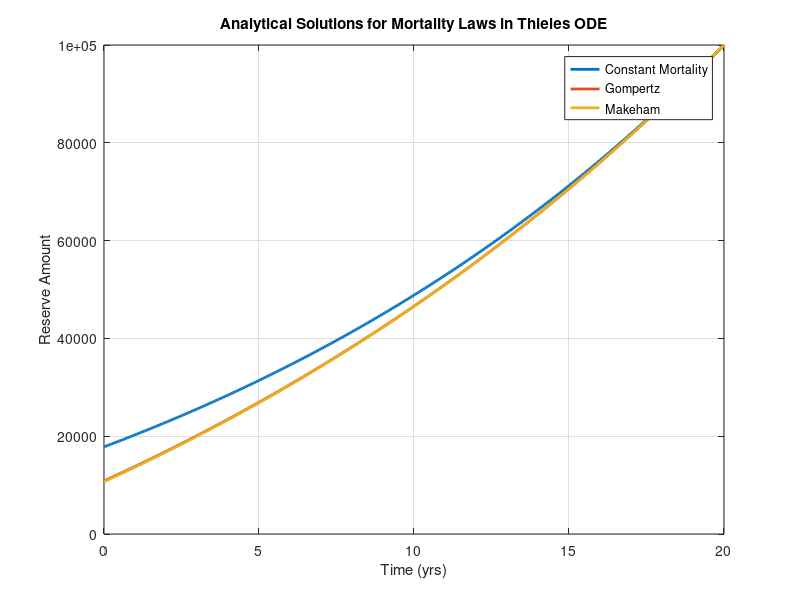

Here is the MATLAB script that generated this plot: (Note: this script raises an error after producing the figure.)
clear;
clc;
close all;
addpath('../SRC');

%% Analytical Solution for Constant Mortality
% Parameters from previous textbook example
T = 20;
S = 100000;
P = 2500;
delta = 0.04;
x = 30;

% Setting up Gompertz mortality parameters
mu_const = 0.01;

%creating timegrid
t=linspace(0,T,401);

%Setting up components
A= delta +mu_const;
B= P-mu_const*S;

% Creating exact reserve
V_exact_constant = @(t) -B/A + (S + B/A)*exp(A*(t-T));
V_constant = V_exact_constant(t);

% Find reserve at year 10, indicated year of textbook. Same as 40 years old
YR10 = find(t == 10,1);

fprintf('Constant reserve at year 10: %.10f\n',V_constant(YR10));

%% Analytical Solution for Gompertz Mortality

% Parameters from previous textbook example
T = 20;
S = 100000;
P = 2500;
delta = 0.04;
x = 30;

% Setting up Gompertz mortality parameters
B = 2.7e-6;
c = 1.124;
mu = @(t) B*c.^(x+t);

% Creating derived Integrating factor
I = @(t) exp(-delta*t - (B*c.^(x+t))/log(c));

% Creating time step grid
t = linspace(0,T,401);

% Initializing reserve array
V_exact_gompertz = zeros(1,length(t));

% Creating function for integral
full_int_gomp = @(s) I(s).*(P-S*mu(s));
% Calculate analytical reserve at each time
for n = 1:length(t)
    tn = t(n);
    % Calculating the integral from xmin=tn to xmax=T
    integral_sol_gomp = integral(full_int_gomp,tn,T);
    V_exact_gompertz(n) = (I(T)*S - integral_sol_gomp)/I(tn);
end

% Find reserve at year 10, indicated year of textbook. Same as 40 years old
YR10 = find(t == 10,1);

fprintf('Gompertz reserve at year 10: %.10f\n',V_exact_gompertz(YR10));

%%
%Analytical Solution for Makeham's
% Parameters from previous textbook example
T = 20;
S = 100000;
P = 2500;
delta = 0.04;
x = 30;

% Seeting up Gompertz mortality parameters
A = 0.00022;
B = 2.7e-6;
c = 1.124;
mu = @(t) A + B*c.^(x+t);

% Creating derived Integrating factor
I = @(t) exp(-delta*t -A*t - (B*c.^(x+t))/log(c));

% Creating time step grid
t = linspace(0,T,401);

% Initializing reserve array
V_exact_makeham = zeros(1,length(t));


% Creating function for integral
full_int_mak = @(s) I(s).*(P-S*mu(s));
% Calculate analytical reserve at each time
for n = 1:length(t)
    tn = t(n);
    % Calculating the integral from xmin=tn to xmax=T
    integral_sol_mak = integral(full_int_mak,tn,T);
    V_exact_makeham(n) = (I(T)*S - integral_sol_mak)/I(tn);
end

% Find reserve at year 10, indicated year of textbook. Same as 40 years old
YR10 = find(t == 10,1);

fprintf('Makeham reserve at year 10: %.10f\n',V_exact_makeham(YR10));

%% Plot all three analytical solutions
figure;
plot(t, V_constant, 'LineWidth',2);
hold on;
plot(t, V_exact_makeham, 'LineWidth',2);
plot(t, V_exact_gompertz, 'LineWidth',2);
xlabel('Time (yrs)');
ylabel('Reserve Amount');
title('Analytical Solutions for Mortality Laws in Thieles ODE');
legend('Constant Mortality','Gompertz','Makeham','Location','best');
grid on;
hold off;

%% Convergence Analysis 

%Define parameters
T = 20; 
delta = 0.04; 
P = 2500; 
S = 100000; 

mu_const = 0.01; 
mu = @(t) mu_const; %mu is set up as a function of t


% Test h = -0.05 first (solving backwards)
N=400;
h= -T/N;
%creating equally spaced time-steps
t = linspace(T,0,N+1); 

%Initializing arrays
V_euler =zeros(1, N+1);
V_RK = zeros(1, N+1);
V_trap = zeros(1, N+1);

% Setting the first term in the array as the Terminal condition 
V_euler(1) = 100000;
V_trap(1) = 100000;
V_RK(1) = 100000;

%running methods 
for n = 1:N
    V_euler(n+1) = my_Euler_thiele(t(n),V_euler(n),h,delta,P,S,mu);
    V_trap(n+1) = my_trapezoidal_thiele(t(n),V_trap(n),h,delta,P,S,mu);
    V_RK(n+1) = my_RK_thiele(t(n),V_RK(n),h,delta,P,S,mu);
end

% Compare reserves at year 10
% finding spot in array of year 10
YR10 = find(t==10,1);
%using coded constant exact solution
V_exact_10 = V_exact_constant(10);
error_euler = abs(V_euler(YR10)-V_exact_10);
error_RK = abs(V_RK(YR10)-V_exact_10);
error_trap = abs(V_trap(YR10)-V_exact_10);

%Reserve values by method
fprintf('Step size = %.4f\n', h)
fprintf('Error of Euler at year 10: %.10f\n', error_euler);
fprintf('Error of RK4 at year 10: %.10f\n', error_RK);
fprintf('Error of Trapezoidal at year 10: %.10f\n', error_trap);

%%
% New step-size -0.025

N=800;
h2= -T/N;
%creating equally spaced time-steps
t = linspace(T,0,N+1); 

%Initializing arrays
V_euler2 =zeros(1, N+1);
V_RK2 = zeros(1, N+1);
V_trap2 = zeros(1, N+1);

% Setting the first term in the array as the Terminal condition 
V_euler2(1) = 100000;
V_trap2(1) = 100000;
V_RK2(1) = 100000;

%running methods 
for n = 1:N
    V_euler2(n+1) = my_Euler_thiele(t(n),V_euler2(n),h2,delta,P,S,mu);
    V_trap2(n+1) = my_trapezoidal_thiele(t(n),V_trap2(n),h2,delta,P,S,mu);
    V_RK2(n+1) = my_RK_thiele(t(n),V_RK2(n),h2,delta,P,S,mu);
end

% Compare reserves at year 10
% finding spot in array of year 10
YR10 = find(t==10,1);
%using coded constant exact solution
V_exact_10 = V_exact_constant(10);
error_euler2 = abs(V_euler2(YR10)-V_exact_10);
error_RK2 = abs(V_RK2(YR10)-V_exact_10);
error_trap2 = abs(V_trap2(YR10)-V_exact_10);

%Reserve values by method
fprintf('Step size = %.4f\n', h2)
fprintf('Error of Euler at year 10: %.10f\n', error_euler2);
fprintf('Error of RK4 at year 10: %.10f\n', error_RK2);
fprintf('Error of Trapezoidal at year 10: %.10f\n', error_trap2);
%%
% New step-size -0.025

N=1600;
h3= -T/N;
%creating equally spaced time-steps
t = linspace(T,0,N+1); 

%Initializing arrays
V_euler3 =zeros(1, N+1);
V_RK3 = zeros(1, N+1);
V_trap3 = zeros(1, N+1);

% Setting the first term in the array as the Terminal condition 
V_euler3(1) = 100000;
V_trap3(1) = 100000;
V_RK3(1) = 100000;

%running methods 
for n = 1:N
    V_euler3(n+1) = my_Euler_thiele(t(n),V_euler3(n),h3,delta,P,S,mu);
    V_trap3(n+1) = my_trapezoidal_thiele(t(n),V_trap3(n),h3,delta,P,S,mu);
    V_RK3(n+1) = my_RK_thiele(t(n),V_RK3(n),h3,delta,P,S,mu);
end

% Compare reserves at year 10
% finding spot in array of year 10
YR10 = find(t==10,1);
%using coded constant exact solution
V_exact_10 = V_exact_constant(10);
error_euler3 = abs(V_euler3(YR10)-V_exact_10);
error_RK3 = abs(V_RK3(YR10)-V_exact_10);
error_trap3 = abs(V_trap3(YR10)-V_exact_10);

%Reserve values by method
fprintf('Step size = %.4f\n', h3)
fprintf('Error of Euler at year 10: %.10f\n', error_euler3);
fprintf('Error of RK4 at year 10: %.10f\n', error_RK3);
fprintf('Error of Trapezoidal at year 10: %.10f\n', error_trap3);

%%
%calculating order of convergence 
p_euler = log(error_euler3/error_euler2)/log(2);
fprintf('Euler convergence order: %.4f\n',p_euler);
p_trap = log(error_trap3/error_trap2)/log(2);
fprintf('Trapezoidal convergence order: %.4f\n',p_trap);
p_RK = log(error_RK3/error_RK2)/log(2);
fprintf('RK4 convergence order: %.4f\n',p_RK);
